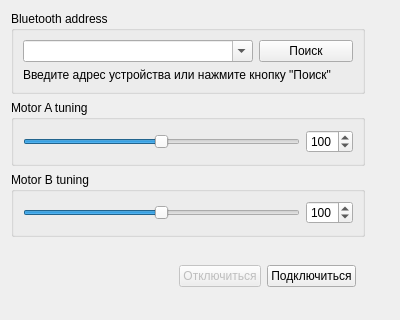
<?xml version="1.0" encoding="UTF-8"?>
<ui version="4.0">
 <class>ControlForm</class>
 <widget class="QWidget" name="ControlForm">
  <property name="geometry">
   <rect>
    <x>0</x>
    <y>0</y>
    <width>400</width>
    <height>320</height>
   </rect>
  </property>
  <property name="windowTitle">
   <string>Lego NXT</string>
  </property>
  <layout class="QHBoxLayout" name="horizontalLayout_4">
   <item>
    <widget class="QWidget" name="widget" native="true">
     <layout class="QVBoxLayout" name="verticalLayout_3">
      <property name="margin">
       <number>0</number>
      </property>
      <item>
       <widget class="QGroupBox" name="groupBox">
        <property name="title">
         <string>Bluetooth address</string>
        </property>
        <layout class="QGridLayout" name="gridLayout">
         <item row="0" column="1">
          <widget class="QPushButton" name="scanButton">
           <property name="text">
            <string>Поиск</string>
           </property>
          </widget>
         </item>
         <item row="1" column="0" colspan="2">
          <widget class="QLabel" name="statusl">
           <property name="text">
            <string>Введите адрес устройства или нажмите кнопку &quot;Поиск&quot;</string>
           </property>
          </widget>
         </item>
         <item row="0" column="0">
          <widget class="QComboBox" name="addrLine">
           <property name="minimumSize">
            <size>
             <width>230</width>
             <height>0</height>
            </size>
           </property>
           <property name="editable">
            <bool>true</bool>
           </property>
          </widget>
         </item>
        </layout>
       </widget>
      </item>
      <item>
       <widget class="QGroupBox" name="motorAtuningBox">
        <property name="enabled">
         <bool>true</bool>
        </property>
        <property name="title">
         <string>Motor A tuning</string>
        </property>
        <layout class="QHBoxLayout" name="horizontalLayout_3">
         <item>
          <widget class="QSlider" name="calibrateMotorA">
           <property name="minimum">
            <number>50</number>
           </property>
           <property name="maximum">
            <number>150</number>
           </property>
           <property name="value">
            <number>100</number>
           </property>
           <property name="orientation">
            <enum>Qt::Horizontal</enum>
           </property>
          </widget>
         </item>
         <item>
          <widget class="QSpinBox" name="spinBoxA">
           <property name="minimum">
            <number>50</number>
           </property>
           <property name="maximum">
            <number>150</number>
           </property>
           <property name="value">
            <number>100</number>
           </property>
          </widget>
         </item>
        </layout>
       </widget>
      </item>
      <item>
       <widget class="QGroupBox" name="motorBtuningBox">
        <property name="enabled">
         <bool>true</bool>
        </property>
        <property name="title">
         <string>Motor B tuning</string>
        </property>
        <layout class="QHBoxLayout" name="horizontalLayout_2">
         <item>
          <widget class="QSlider" name="calibrateMotorB">
           <property name="minimum">
            <number>50</number>
           </property>
           <property name="maximum">
            <number>150</number>
           </property>
           <property name="value">
            <number>100</number>
           </property>
           <property name="orientation">
            <enum>Qt::Horizontal</enum>
           </property>
          </widget>
         </item>
         <item>
          <widget class="QSpinBox" name="spinBoxB">
           <property name="minimum">
            <number>50</number>
           </property>
           <property name="maximum">
            <number>150</number>
           </property>
           <property name="value">
            <number>100</number>
           </property>
          </widget>
         </item>
        </layout>
       </widget>
      </item>
      <item>
       <widget class="QWidget" name="widget_2" native="true">
        <layout class="QHBoxLayout" name="horizontalLayout">
         <item>
          <spacer name="horizontalSpacer">
           <property name="orientation">
            <enum>Qt::Horizontal</enum>
           </property>
           <property name="sizeHint" stdset="0">
            <size>
             <width>40</width>
             <height>20</height>
            </size>
           </property>
          </spacer>
         </item>
         <item>
          <widget class="QPushButton" name="disconnectButton">
           <property name="enabled">
            <bool>false</bool>
           </property>
           <property name="text">
            <string>Отключиться</string>
           </property>
          </widget>
         </item>
         <item>
          <widget class="QPushButton" name="connectButton">
           <property name="text">
            <string>Подключиться</string>
           </property>
          </widget>
         </item>
        </layout>
       </widget>
      </item>
     </layout>
    </widget>
   </item>
   <item>
    <widget class="QWidget" name="imageBox" native="true">
     <layout class="QVBoxLayout" name="verticalLayout"/>
    </widget>
   </item>
  </layout>
 </widget>
 <resources/>
 <connections>
  <connection>
   <sender>calibrateMotorA</sender>
   <signal>sliderMoved(int)</signal>
   <receiver>spinBoxA</receiver>
   <slot>setValue(int)</slot>
   <hints>
    <hint type="sourcelabel">
     <x>201</x>
     <y>127</y>
    </hint>
    <hint type="destinationlabel">
     <x>347</x>
     <y>128</y>
    </hint>
   </hints>
  </connection>
  <connection>
   <sender>spinBoxA</sender>
   <signal>valueChanged(int)</signal>
   <receiver>calibrateMotorA</receiver>
   <slot>setValue(int)</slot>
   <hints>
    <hint type="sourcelabel">
     <x>348</x>
     <y>114</y>
    </hint>
    <hint type="destinationlabel">
     <x>288</x>
     <y>118</y>
    </hint>
   </hints>
  </connection>
  <connection>
   <sender>calibrateMotorB</sender>
   <signal>sliderMoved(int)</signal>
   <receiver>spinBoxB</receiver>
   <slot>setValue(int)</slot>
   <hints>
    <hint type="sourcelabel">
     <x>192</x>
     <y>192</y>
    </hint>
    <hint type="destinationlabel">
     <x>349</x>
     <y>195</y>
    </hint>
   </hints>
  </connection>
  <connection>
   <sender>spinBoxB</sender>
   <signal>valueChanged(int)</signal>
   <receiver>calibrateMotorB</receiver>
   <slot>setValue(int)</slot>
   <hints>
    <hint type="sourcelabel">
     <x>356</x>
     <y>187</y>
    </hint>
    <hint type="destinationlabel">
     <x>217</x>
     <y>195</y>
    </hint>
   </hints>
  </connection>
 </connections>
</ui>
